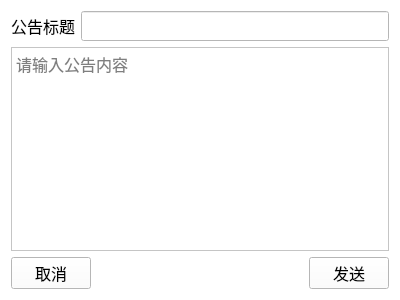
<?xml version='1.0' encoding='UTF-8'?>
<ui version="4.0">
 <class>AnnouceWindow</class>
 <widget class="QWidget" name="AnnouceWindow">
  <property name="geometry">
   <rect>
    <x>0</x>
    <y>0</y>
    <width>400</width>
    <height>300</height>
   </rect>
  </property>
  <property name="windowTitle">
   <string>Form</string>
  </property>
  <property name="styleSheet">
   <string notr="true">background-color:rgb(255, 255, 255)</string>
  </property>
  <layout class="QGridLayout" name="gridLayout">
   <item row="0" column="0">
    <layout class="QVBoxLayout" name="verticalLayout">
     <item>
      <layout class="QHBoxLayout" name="horizontalLayout_6">
       <item>
        <widget class="QLabel" name="label">
         <property name="font">
          <font>
           <family>宋体</family>
           <pointsize>12</pointsize>
          </font>
         </property>
         <property name="text">
          <string>公告标题</string>
         </property>
         <property name="alignment">
          <set>Qt::AlignCenter</set>
         </property>
        </widget>
       </item>
       <item>
        <widget class="QLineEdit" name="annouce_title_lineEdit">
         <property name="font">
          <font>
           <family>宋体</family>
           <pointsize>11</pointsize>
          </font>
         </property>
        </widget>
       </item>
      </layout>
     </item>
     <item>
      <layout class="QHBoxLayout" name="horizontalLayout_5">
       <item>
        <widget class="QTextEdit" name="textEdit">
         <property name="font">
          <font>
           <family>宋体</family>
           <pointsize>12</pointsize>
          </font>
         </property>
         <property name="placeholderText">
          <string>请输入公告内容</string>
         </property>
        </widget>
       </item>
      </layout>
     </item>
     <item>
      <layout class="QHBoxLayout" name="horizontalLayout">
       <item>
        <widget class="QPushButton" name="cancel_pushButton">
         <property name="font">
          <font>
           <family>宋体</family>
           <pointsize>12</pointsize>
          </font>
         </property>
         <property name="text">
          <string>取消</string>
         </property>
        </widget>
       </item>
       <item>
        <spacer name="horizontalSpacer">
         <property name="orientation">
          <enum>Qt::Horizontal</enum>
         </property>
         <property name="sizeHint" stdset="0">
          <size>
           <width>40</width>
           <height>20</height>
          </size>
         </property>
        </spacer>
       </item>
       <item>
        <widget class="QPushButton" name="send_pushButton">
         <property name="font">
          <font>
           <family>宋体</family>
           <pointsize>12</pointsize>
          </font>
         </property>
         <property name="text">
          <string>发送</string>
         </property>
        </widget>
       </item>
      </layout>
     </item>
    </layout>
   </item>
  </layout>
 </widget>
 <resources />
 <connections />
</ui>
